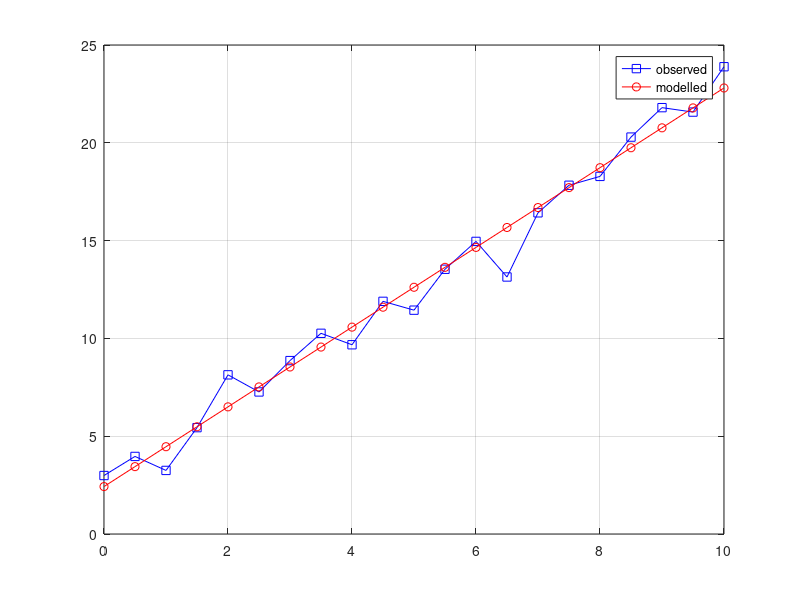

Recreate this plot in MATLAB.
clc;close all;clear all;
x=0:0.5:10;
y=2*x+3; %% let it gives observed values
db = 20;
y0 = awgn(y,db,'measured');
n=1; % order used
a=polyfit(x,y0,n)  %% gives model parameters
ym=polyval(a,x); % gives the fittd values
MSE= mean((y0-ym).^2) %gives mean  square error
    
figure;	
plot(x,y0,'-bs')
hold on
plot(x,ym,'-ro')
grid on
legend('observed','modelled')
